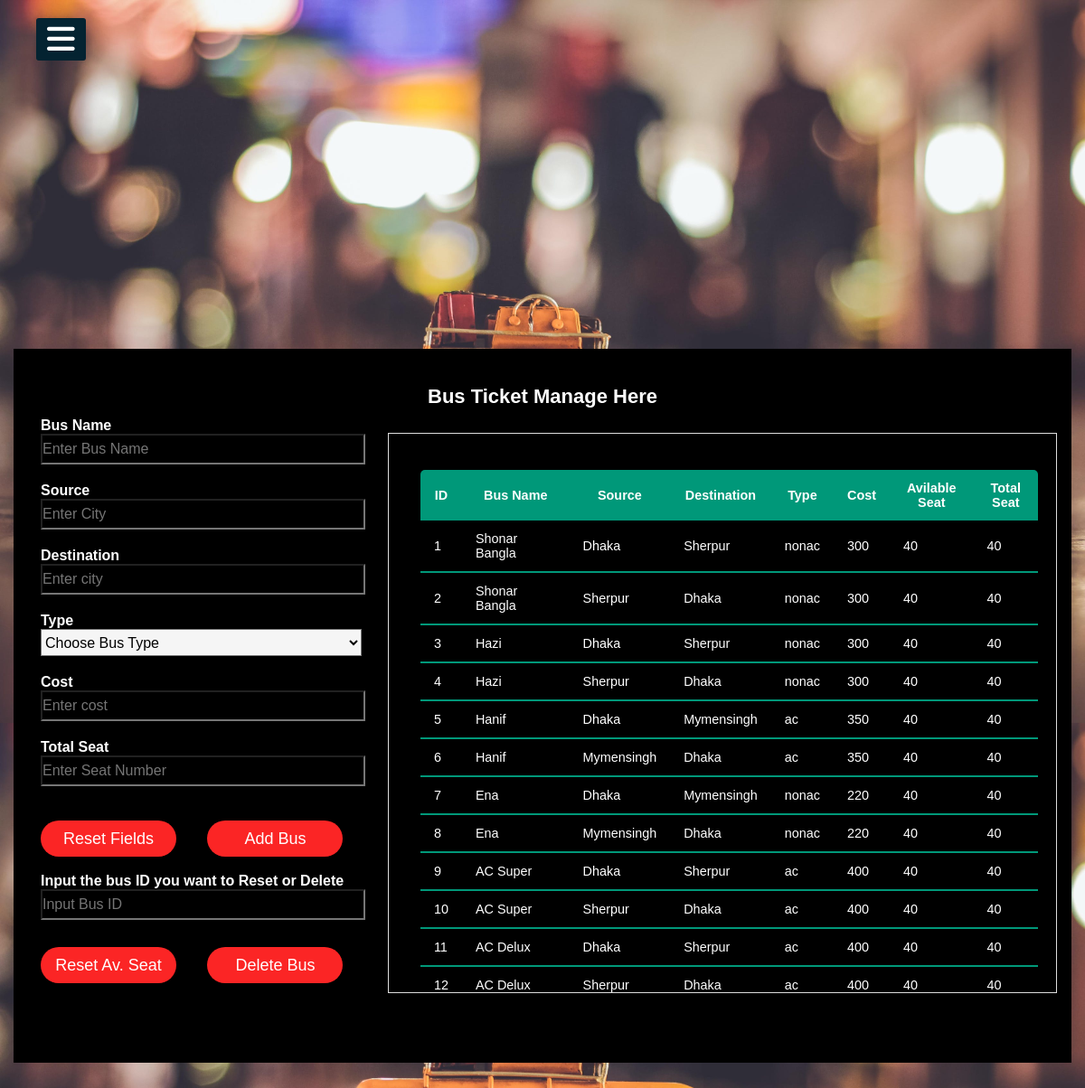
Page /superadminpage/bus.php (signed in) on the committed database.
### tables this page shows
CREATE TABLE `bus_list` (
  `id` int(100) NOT NULL,
  `name` varchar(100) NOT NULL,
  `board` varchar(100) NOT NULL,
  `destination` varchar(100) NOT NULL,
  `type` varchar(10) NOT NULL DEFAULT 'nonac',
  `cost` int(100) NOT NULL,
  `available_seat` int(100) NOT NULL DEFAULT '40',
  `total_seat` int(100) NOT NULL DEFAULT '40'
);

### superadminpage/bus.php (the view, shortened to what this page needs)
<?php
include "../superadminpage/common.inc.php";
include "../db/db_connect.inc.php";
$busname = $source = $destination = $type = $cost = $seat = $busid = "";
$busnameErr = $sourceErr = $destinationErr = $typeErr = $costErr = $seatErr = $success = $busidErr = "";
?>
<!DOCTYPE html>
<html>
<head>
    <link rel="stylesheet" href="transport.css">
</head>
<body>
    <div class="box">
        <h1>Bus Ticket Manage Here</h1>
        <form action="bus.php" method="post">
            <p>Bus Name</p>
            <input type="text" name="busname" placeholder="Enter Bus Name" value="<?php echo $busname; ?>"><br><span style="color:red;"> <?php echo $busnameErr; ?> </span>
            <p>Source</p>
            <input type="text" name="source" placeholder="Enter City" value="<?php echo $source; ?>"><br><span style="color:red;"> <?php echo $sourceErr; ?> </span>
            <p>Destination</p>
            <input type="text" name="destination" placeholder="Enter city" value="<?php echo $destination; ?>"><br><span style="color:red;"> <?php echo $destinationErr; ?> </span>
            <p>Type</p>
            <select id="type" name="type">
                <option selected="" disabled="">Choose Bus Type</option>
            </select><br>
            <p>Cost</p>
            <input type="number" name="cost" placeholder="Enter cost" value="<?php echo $cost; ?>"><br><span style="color:red;"> <?php echo $costErr; ?> </span>
            <p>Total Seat</p>
            <input type="number" name="seat" placeholder="Enter Seat Number" value="<?php echo $seat; ?>"><br><span style="color:red;"> <?php echo $seatErr; ?> </span><br>
            <input type="button" value="Reset Fields" onclick="reset_page()">
            <input type="submit" name="Add" value="Add Bus" style="margin-left:30px"><br><br>
            <p>Input the bus ID you want to Reset or Delete</p>
            <input type="number" name="busid" placeholder="Input Bus ID">
            <br><input type="submit" name="Update" value="Reset Av. Seat" style="margin-top:10px">
            <input type="submit" name="Delete" value="Delete Bus" style="margin-left:30px">
        </form>
        <div align="right" class="table">
            <table class="content-table">
                <thead>
                    <tr>
                        <th>ID</th>
                        <th>Bus Name</th>
                        <th>Source</th>
                        <th>Destination</th>
                        <th>Type</th>
                        <th>Cost</th>
                        <th>Avilable Seat</th>
                        <th>Total Seat</th>
                    </tr>
                </thead>
                <?php
                $sql = "SELECT *FROM bus_list";
                $result = mysqli_query($conn, $sql);
                $rowCount = mysqli_num_rows($result);
                if ($rowCount > 0) {
                    while ($row = mysqli_fetch_assoc($result)) {
                        echo "<tbody>
                                <tr>
                                <td>" . $row['id'] . "</td>
                                <td>" . $row['name'] . "</td>
                                <td>" . $row['board'] . "</td>
                                <td>" . $row['destination'] . "</td>
                                <td>" . $row['type'] . "</td>
                                <td>" . $row['cost'] . "</td>
                                <td>" . $row['available_seat'] . "</td>
                                <td>" . $row['total_seat'] . "</td>
                                </tr>
                            </tbody>";
                    }
                    echo "</table>";
                }
                ?>
        </div>
    </div>
</body>
</html>

### superadminpage/common.css (style rules this page uses)
body { font-family: 'Roboto' , sans-serif; }
* { margin:0; padding:0; list-style:none; text-decoration:none; overflow: hidden; }

### superadminpage/transport.css (style rules this page uses)
body { margin: 0; padding: 0; background: url(bus.jpeg); background-size: cover; font-family: sans-serif; overflow: hidden; }
.box { width: 1170px; height: 790px; background: #000; color: #fff; top: 50%; left: 50%; position: absolute; transform: translate(-50%, -50%); box-sizing: border-box; padding: 40px 30px; }
h1 { margin: 0; padding: 0 0 10px; text-align: center; font-size: 22px; }
.box p { margin: 0; padding: 0; font-weight: bold; }
.box input[type="text"] { width: 32%; margin-bottom: 20px; }
.box input[type="number"] { width: 32%; margin-bottom: 20px; }
.box input[type="text"] { background: transparent; height: 30px; color: #fff; font-size: 16px; }
.box select { width: 32%; height: 30px; background: whitesmoke; font-size: 16px; margin-bottom: 20px; }
.box input[type="number"] { background: transparent; height: 30px; color: #fff; font-size: 16px; }
.box input[type="submit"] { border: none; outline: none; height: 40px; width: 150px; background: #fb2525; color: #fff; font-size: 18px; border-radius: 20px; }
.box input[type="button"] { border: none; outline: none; height: 40px; width: 150px; background: #fb2525; color: #fff; font-size: 18px; border-radius: 20px; }
.table { width: 740px; height: 620px; top: 51%; left: 67%; position: absolute; transform: translate(-50%, -50%); box-sizing: border-box; padding: 40px 30px; overflow: scroll; }
.table { padding: 20px; border: 1px solid #ddd; background-color: #000; }
.content-table { border-collapse: collapse; margin: 20px 0; margin-left: 15px; font-size: 0.9em; min-width: 400px; border-radius: 5px 5px 0 0; overflow: hidden; box-shadow: 0 0 20px rgba(0, 0, 0, 0.15); }
.content-table thead tr { background-color: #009879; color: #ffffff; text-align: center; font-weight: bold; }
.content-table th, .content-table td { padding: 12px 15px; }
.content-table tbody tr { border-bottom: 1px solid #dddddd; }
.content-table tbody tr:last-of-type { border-bottom: 2px solid #009879; }

### rows in the picture
bus_list: id "1", name "Shonar Bangla", board "Dhaka", destination "Sherpur", type "nonac", cost "300", available_seat "40", total_seat "40"
bus_list: id "2", name "Shonar Bangla", board "Sherpur", destination "Dhaka", type "nonac", cost "300", available_seat "40", total_seat "40"
bus_list: id "3", name "Hazi", board "Dhaka", destination "Sherpur", type "nonac", cost "300", available_seat "40", total_seat "40"
bus_list: id "4", name "Hazi", board "Sherpur", destination "Dhaka", type "nonac", cost "300", available_seat "40", total_seat "40"
bus_list: id "5", name "Hanif", board "Dhaka", destination "Mymensingh", type "ac", cost "350", available_seat "40", total_seat "40"
bus_list: id "6", name "Hanif", board "Mymensingh", destination "Dhaka", type "ac", cost "350", available_seat "40", total_seat "40"
bus_list: id "7", name "Ena", board "Dhaka", destination "Mymensingh", type "nonac", cost "220", available_seat "40", total_seat "40"
bus_list: id "8", name "Ena", board "Mymensingh", destination "Dhaka", type "nonac", cost "220", available_seat "40", total_seat "40"
bus_list: id "9", name "AC Super", board "Dhaka", destination "Sherpur", type "ac", cost "400", available_seat "40", total_seat "40"
bus_list: id "10", name "AC Super", board "Sherpur", destination "Dhaka", type "ac", cost "400", available_seat "40", total_seat "40"
bus_list: id "11", name "AC Delux", board "Dhaka", destination "Sherpur", type "ac", cost "400", available_seat "40", total_seat "40"
bus_list: id "12", name "AC Delux", board "Sherpur", destination "Dhaka", type "ac", cost "400", available_seat "40", total_seat "40"
